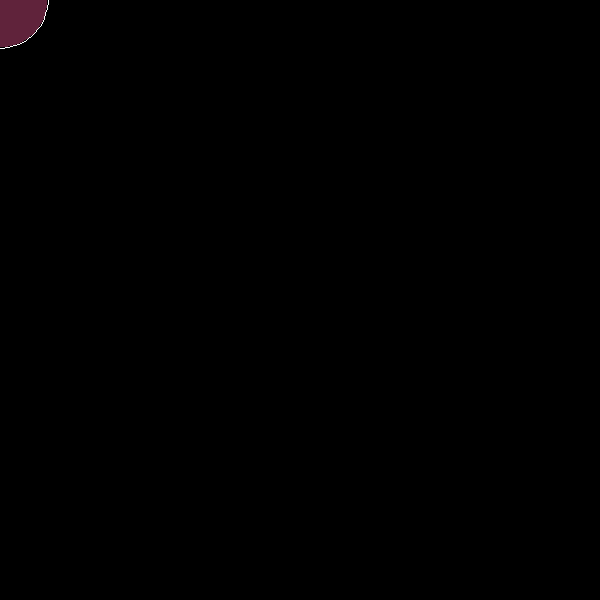
Frame 1 (no input)
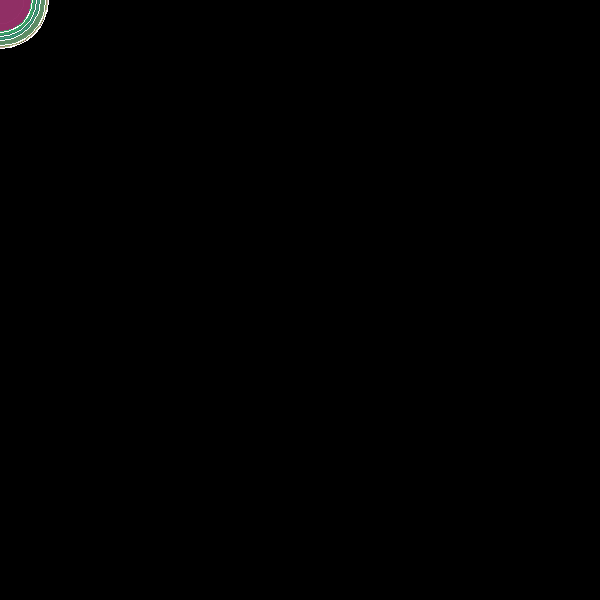
Frame 60 (the mouse pressed at the canvas centre just before this capture)
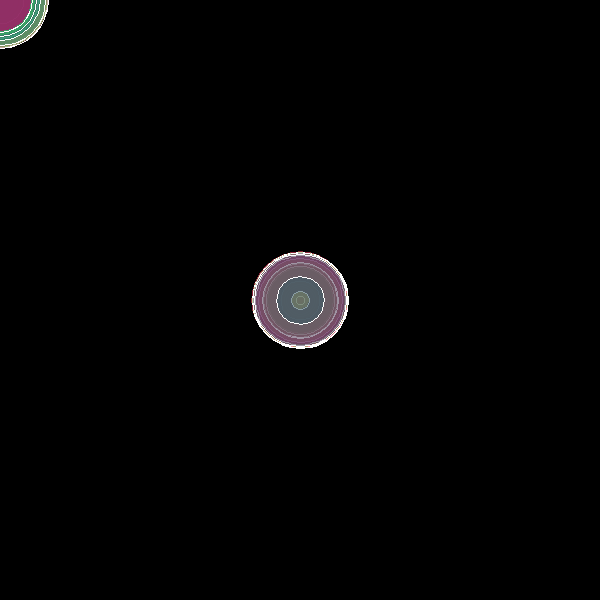
Frame 120 (the mouse held since frame 60 and released just before this capture)

The Processing sketch that drew these frames (run headless with seeded random() and noise(); from frame 60 on, the mouse is pressed at the canvas centre):

// Processing sketch: processing_95683
// ── processing_95683.pde

//Actividad 01-2. //Paola Barragán Acevedo. //Enero 2013. 
void setup(){ 
size(600, 600);
background(0);
smooth(0);
frameRate(5);
} 
void draw() {
fill(random(255), random(231), 100, 150);
stroke(255);
float diametro=random(100);
ellipse(mouseX,mouseY,diametro,diametro);
}
